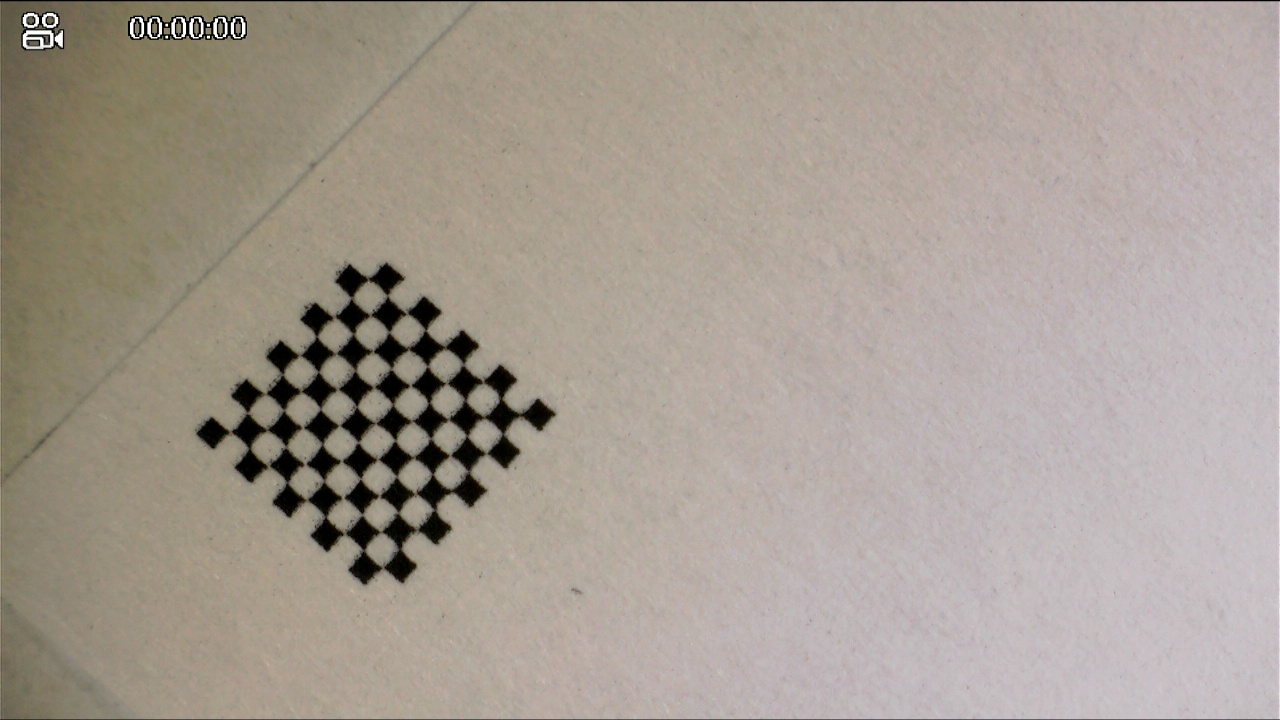
#> input picture calibration/captured_images/image_2.jpg, 1280 x 720 px; its folder holds only this picture in this run
$ python cameraCalibration.py
#> lines starting #> are read from the running program, lines starting #| are printed output that depends on the picture; after the words box and inside, x2 and y2 are one past the last pixel; in counts of white or black regions, pixels touching at a corner belong together; long printed decimals are rounded
import numpy as np
import cv2 as cv
import glob

# Chessboard size
chessBoardSize = (9, 9)  # Size of the chessboard
frameSize = (1280, 720)   # Size of the images

# Termination criteria
criteria = (cv.TERM_CRITERIA_EPS + cv.TERM_CRITERIA_MAX_ITER, 30, 0.001)

# Prepare object points like (0,0,0), (1,0,0), ..., (8,7,0)
objp = np.zeros((chessBoardSize[0] * chessBoardSize[1], 3), np.float32)
objp[:, :2] = np.mgrid[0:chessBoardSize[0], 0:chessBoardSize[1]].T.reshape(-1, 2)

# Arrays to store object points and image points from all images
objPoints = []  # 3D point in real world space
imgPoints = []  # 2D point in image space

# Read images from the captured_images folder
images = glob.glob('captured_images/*.jpg')

# Debug: Check if images are found
if not images:
    print("No images found in the 'captured_images' folder. Check the folder path and file extensions.")
else:
    print("Found {} images.".format(len(images)))

for image in images:
    print("Processing:", image)
    img = cv.imread(image)
#> img is the input picture: shape (720, 1280, 3); mean B, G, R 146.9, 156.7, 166.3
    if img is None:
        print("Failed to load image {}".format(image))
        continue
    gray = cv.cvtColor(img, cv.COLOR_BGR2GRAY)
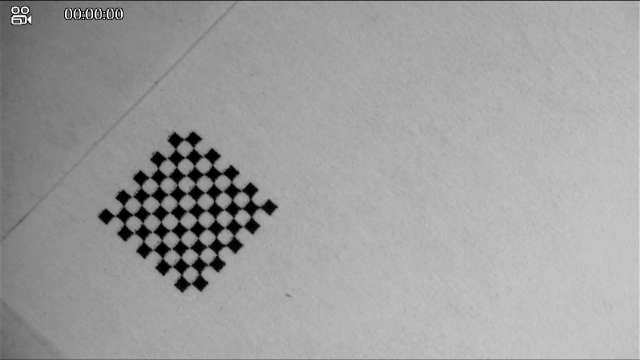
#> gray: shape (720, 1280) (shown at 1/2 size); min 0, max 255, mean 158.4
    # NEW: sharpening the image may gives more allowance for blurriness
    kernel = np.array([[0, -1, 0], [-1, 5, -1], [0, -1, 0]])
    sharpened = cv.filter2D(gray, -1, kernel)

    # Find the chessboard corners
    ret, corners = cv.findChessboardCorners(sharpened, chessBoardSize, None)
#> ret = True; corners = 81 rows, first 8: [368.3, 278.6], [387.4, 294.7], [407.6, 313.5], [425.6, 330.5], [445.1, 347.3], [461, 366], [483.5, 382.9], [501.5, 398]

    # If found, add object points and image points (after refining them)
    if ret:
        objPoints.append(objp)
        corners2 = cv.cornerSubPix(sharpened, corners, (11, 11), (-1, -1), criteria)
#> corners2 = 81 rows, first 8: [368.7, 279.7], [387.4, 296.5], [406, 313.2], [424.9, 330.1], [445.4, 346.8], [463.3, 363.9], [483.4, 381.5], [500.4, 399.2]
        imgPoints.append(corners2)

        # Draw and display the corners
        cv.drawChessboardCorners(img, chessBoardSize, corners2, ret)
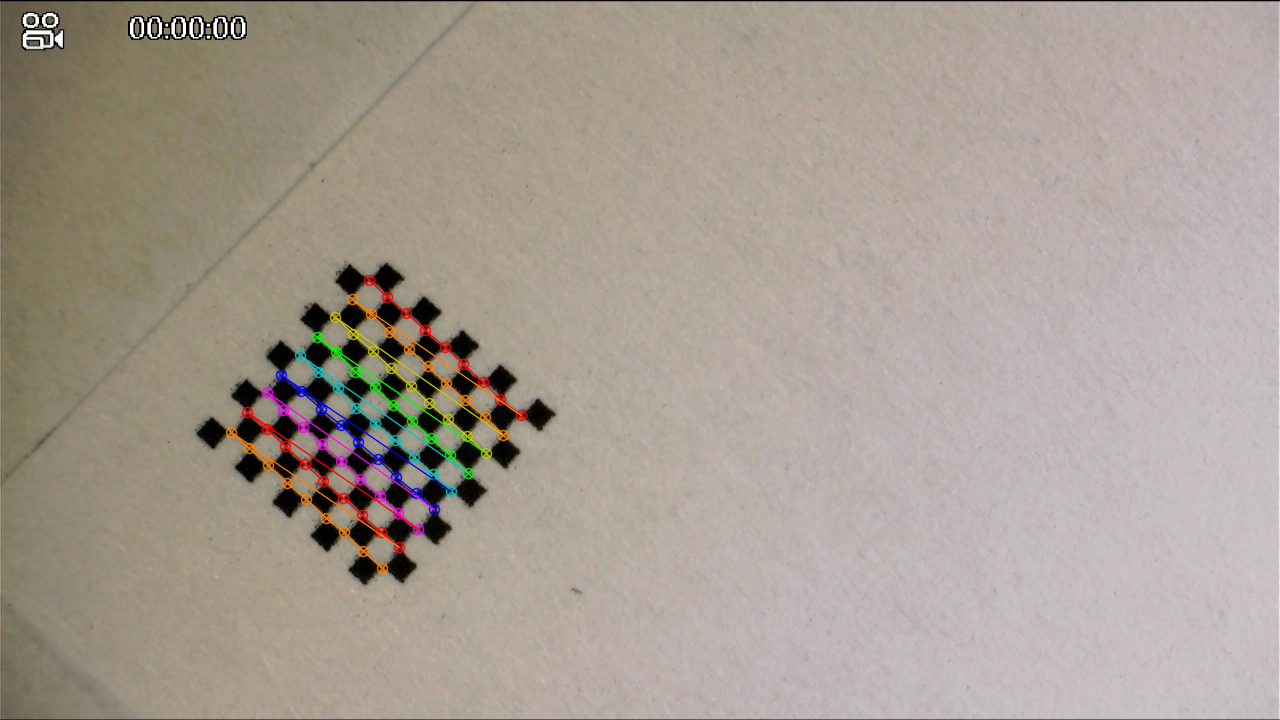
#> img: shape (720, 1280, 3); 1.57% of pixels changed, all inside (x1, y1, x2, y2) = (225, 274, 528, 575)
        cv.imshow('img', img)
        cv.waitKey(5000)
    else:
        print("Chessboard corners not found in image {}".format(image))

cv.destroyAllWindows()

# Check if we have enough points for calibration
if len(objPoints) == 0 or len(imgPoints) == 0:
    print("No valid points found for calibration. Please check your images and chessboard pattern.")
else:
    # Perform calibration
    ret, cameraMatrix, dist, rvecs, tvecs = cv.calibrateCamera(objPoints, imgPoints, frameSize, None, None)
#> ret = 0.837; cameraMatrix = [[6425.1, 0, 636.7], [0, 6569.3, 358.8], [0, 0, 1]]; dist = [[-4.91, 41.66, 0.0301, -0.255, 0.401]]; rvecs = ([-0.0736, 0.027, 0.732],); tvecs = ([-10.61, -3.13, 260.2],)

    print("Camera Calibrated:", ret)
#| Camera Calibrated: 0.8373
    print("\nCamera Matrix:\n", cameraMatrix)
#| Camera Matrix:
#|  [[6.42511417e+03 0.00000000e+00 6.36671952e+02]
#|  [0.00000000e+00 6.56930702e+03 3.58783773e+02]
#|  [0.00000000e+00 0.00000000e+00 1.00000000e+00]]
    print("\nDistortion Parameters:\n", dist)
#| Distortion Parameters:
#|  [[-4.91418604e+00  4.16595120e+01  3.00837569e-02 -2.54535372e-01
#|    4.01282754e-01]]
    print("\nRotation Vectors:\n", rvecs)
#| Rotation Vectors:
#|  (array([[-0.07362],
#|        [ 0.02699],
#|        [ 0.732]]),)
    print("\nTranslation Vectors:\n", tvecs)
#| Translation Vectors:
#|  (array([[-10.609 ],
#|        [ -3.126],
#|        [260.250]]),)

    ###################################### UNDISTORTION ##################################

    img = cv.imread('captured_images/image_1.jpg')  # Ensure this file exists in the folder
    if img is None:
        print("Failed to load image 'captured_images/image_1.jpg'")
    else:
        h, w = img.shape[:2]
        newCameraMatrix, roi = cv.getOptimalNewCameraMatrix(cameraMatrix, dist, (w, h), 1, (w, h))

        # Undistort
        dst = cv.undistort(img, cameraMatrix, dist, None, newCameraMatrix)
        # Crop the image
        x, y, w, h = roi
        dst = dst[y:y+h, x:x+w]
        cv.imwrite('caliResult1.jpg', dst)

        # Undistort with remapping
        mapx, mapy = cv.initUndistortRectifyMap(cameraMatrix, dist, None, newCameraMatrix, (w, h), 5)
        dst = cv.remap(img, mapx, mapy, cv.INTER_LINEAR)
        # Crop the image
        x, y, w, h = roi
        dst = dst[y:y+h, x:x+w]
        cv.imwrite('caliResult2.jpg', dst)

        # Reprojection Error
        mean_error = 0

        for i in range(len(objPoints)):
            imgPoints2, _ = cv.projectPoints(objPoints[i], rvecs[i], tvecs[i], cameraMatrix, dist)
            error = cv.norm(imgPoints[i], imgPoints2, cv.NORM_L2) / len(imgPoints2)
            mean_error += error

        print("\nTotal Error: {}".format(mean_error / len(objPoints)))
        print("\n\n\n")

$ run again, on calibration/captured_images/image_3.jpg
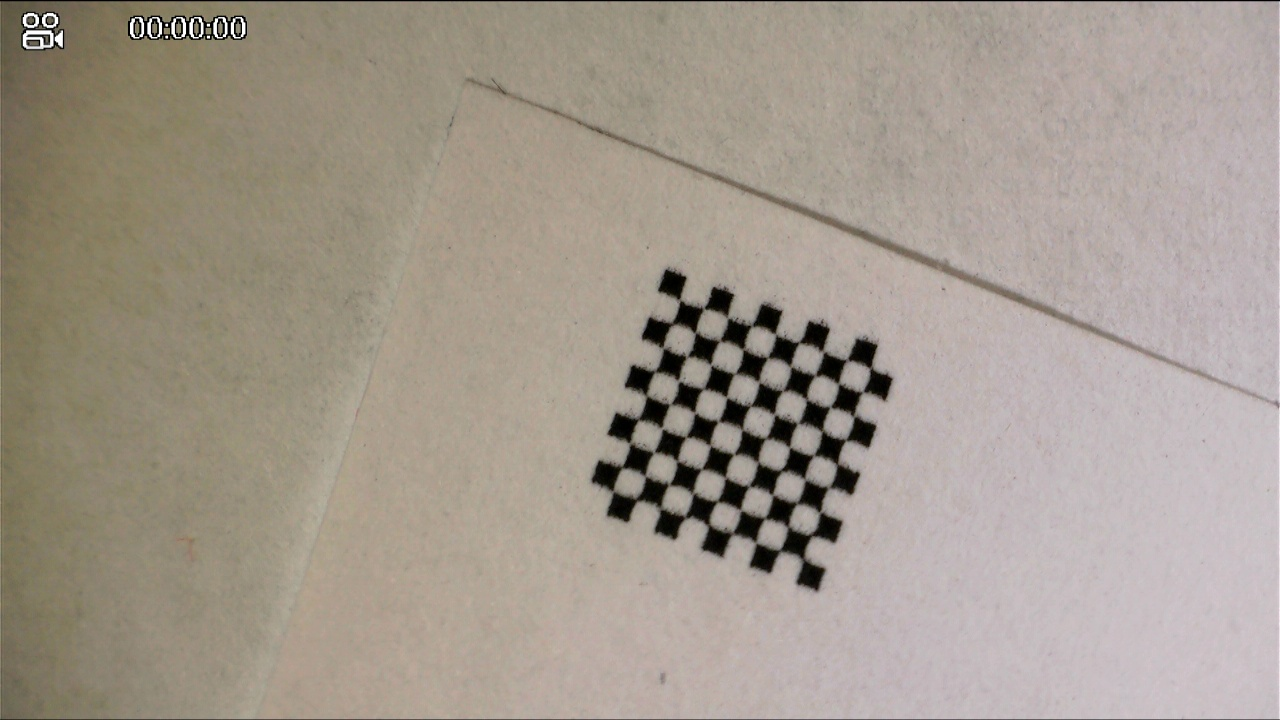
#> input picture calibration/captured_images/image_3.jpg, 1280 x 720 px
#> img is the input picture: shape (720, 1280, 3); mean B, G, R 142, 153.3, 163
#> `gray = cv.cvtColor(img, cv.COLOR_BGR2GRAY)`:
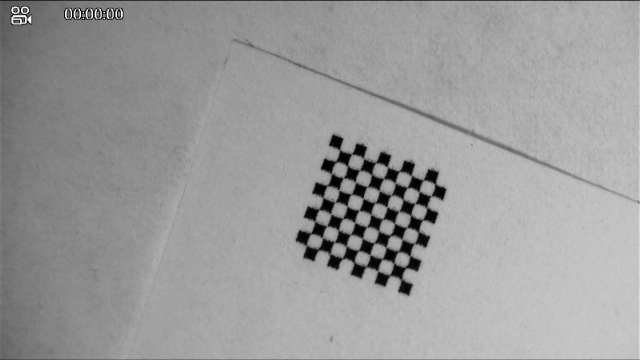
#> gray: shape (720, 1280) (shown at 1/2 size); min 0, max 255, mean 154.9
#> `ret, corners = cv.findChessboardCorners(sharpened, chessBoardSize, None)`: ret = True; corners = 81 rows, first 8: [679.3, 301.8], [704.3, 309], [727.2, 318], [752, 325.5], [775.2, 334.3], [797.7, 340.9], [822.9, 351.3], [844.4, 359.2]
#> corners2 = 81 rows, first 8: [679.7, 300.4], [703.6, 308.2], [730.2, 319.7], [749.8, 325.6], [776.5, 335.3], [798.3, 343.2], [822.5, 350.8], [846.6, 359.9]
#> `cv.drawChessboardCorners(img, chessBoardSize, corners2, ret)`:
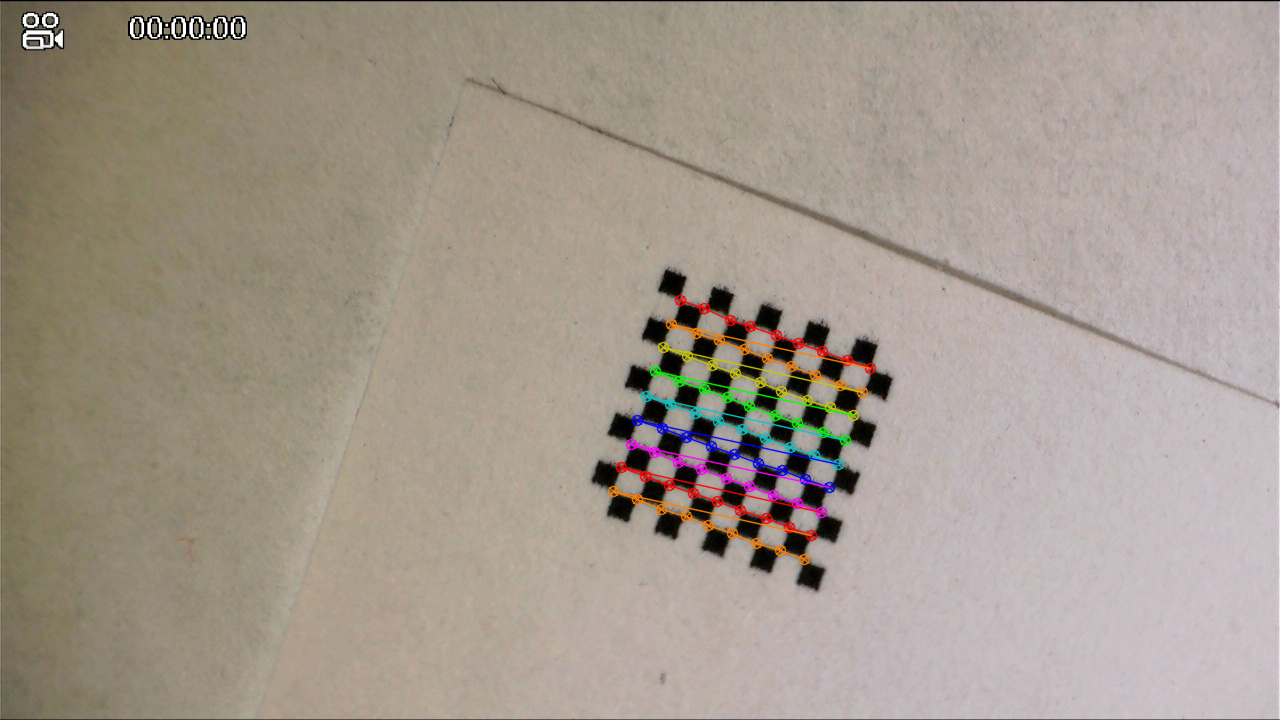
#> img: shape (720, 1280, 3); 1.72% of pixels changed, all inside (x1, y1, x2, y2) = (607, 294, 877, 566)
#> `ret, cameraMatrix, dist, rvecs, tvecs = cv.calibrateCamera(objPoints, ..`: ret = 0.925; cameraMatrix = [[8649.5, 0, 638.9], [0, 8436.7, 359.3], [0, 0, 1]]; dist = [[-19.6, 4999.9, 0.0961, 0.0192, 4.98]]; rvecs = ([0.0595, 0.224, 0.338],); tvecs = ([1.58, -2.33, 332.4],)
#| Camera Calibrated: 0.9253
#| Camera Matrix:
#|  [[8.64954614e+03 0.00000000e+00 6.38917582e+02]
#|  [0.00000000e+00 8.43674084e+03 3.59257815e+02]
#|  [0.00000000e+00 0.00000000e+00 1.00000000e+00]]
#| Distortion Parameters:
#|  [[-1.95970021e+01  4.99985227e+03  9.60775128e-02  1.92110710e-02
#|    4.98150856e+00]]
#| Rotation Vectors:
#|  (array([[0.05952],
#|        [0.2238  ],
#|        [0.3378]]),)
#| Translation Vectors:
#|  (array([[  1.582],
#|        [ -2.333 ],
#|        [332.396]]),)

$ run again, on calibration/captured_images/image_4.jpg
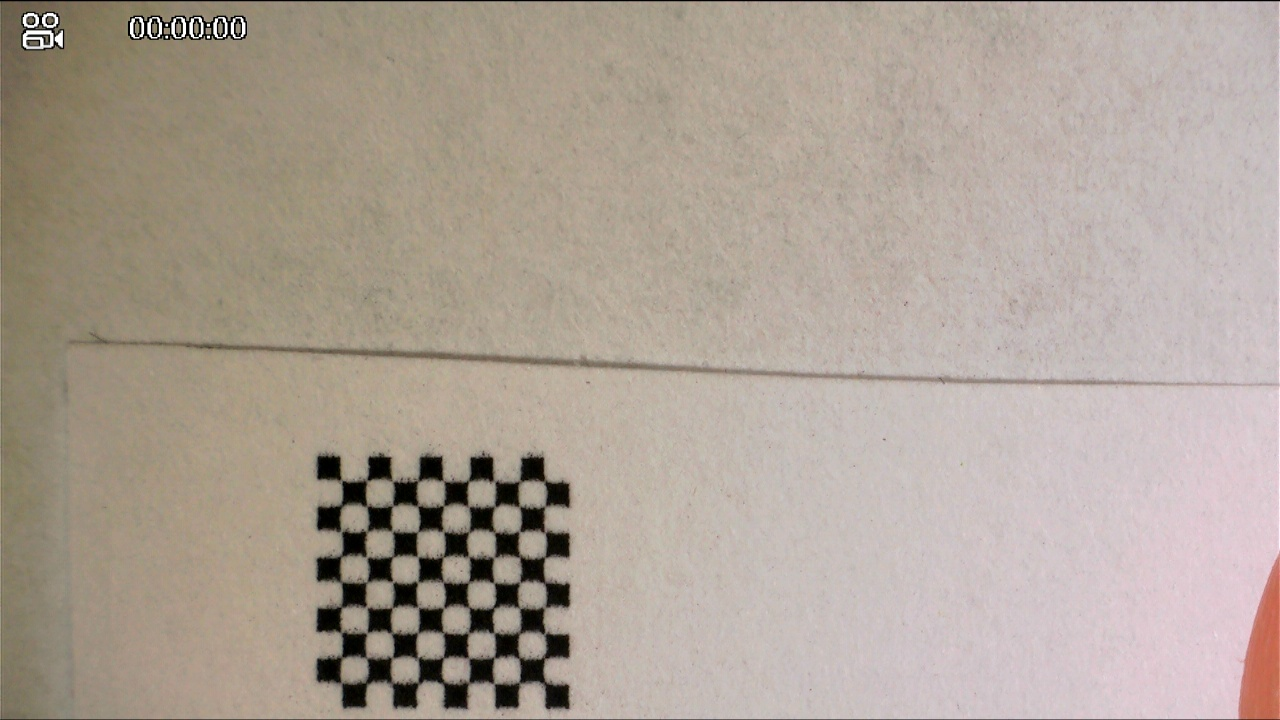
#> input picture calibration/captured_images/image_4.jpg, 1280 x 720 px
#> img is the input picture: shape (720, 1280, 3); mean B, G, R 150.8, 161.9, 173.7
#> `gray = cv.cvtColor(img, cv.COLOR_BGR2GRAY)`:
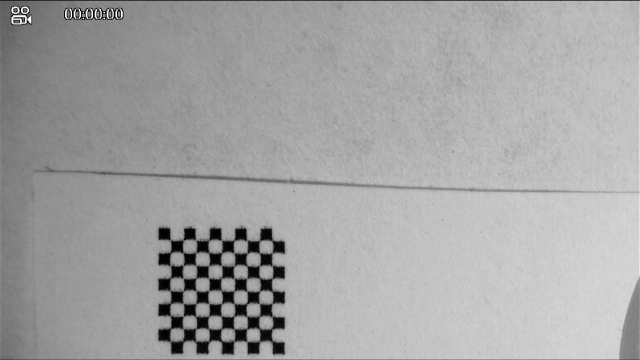
#> gray: shape (720, 1280) (shown at 1/2 size); min 0, max 255, mean 164.2
#> `ret, corners = cv.findChessboardCorners(sharpened, chessBoardSize, None)`: ret = True; corners = 81 rows, first 8: [342.4, 480.3], [365.8, 480.7], [392.6, 481.7], [417.8, 481.6], [443.2, 480.3], [468.3, 480.7], [495.2, 482.7], [518, 481]
#> corners2 = 81 rows, first 8: [341.4, 480.6], [366.4, 480.2], [394.4, 481.7], [416.8, 480.7], [444.5, 481.4], [468.3, 481.6], [493.6, 481.7], [519.4, 481.5]
#> `cv.drawChessboardCorners(img, chessBoardSize, corners2, ret)`:
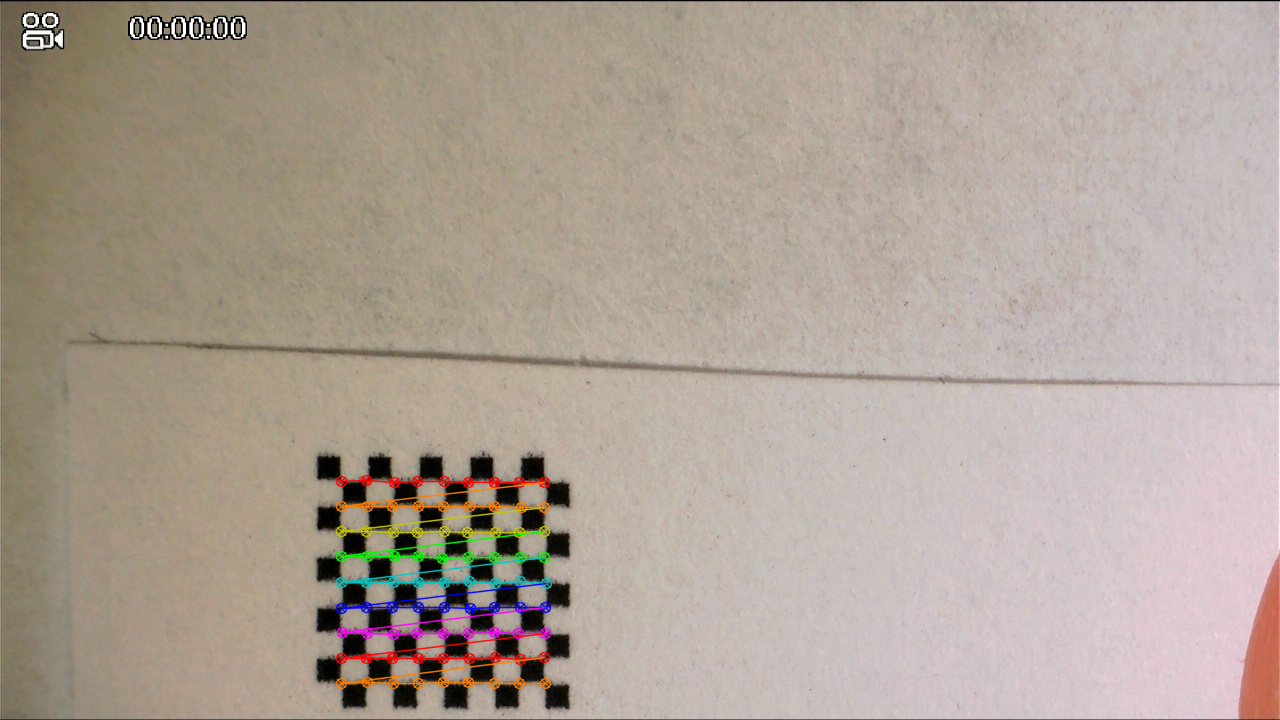
#> img: shape (720, 1280, 3); 1.76% of pixels changed, all inside (x1, y1, x2, y2) = (335, 474, 553, 690)
#> `ret, cameraMatrix, dist, rvecs, tvecs = cv.calibrateCamera(objPoints, ..`: ret = 0.873; cameraMatrix = [[22361.1, 0, 645], [0, 16760.5, 351.7], [0, 0, 1]]; dist = [[-102.2, -14106.2, 1.45, -1.01, -10.82]]; rvecs = ([-0.0829, -0.703, 0.00326],); tvecs = ([-9.16, 5.06, 702.3],)
#| Camera Calibrated: 0.8729
#| Camera Matrix:
#|  [[2.23611303e+04 0.00000000e+00 6.44977751e+02]
#|  [0.00000000e+00 1.67605433e+04 3.51706301e+02]
#|  [0.00000000e+00 0.00000000e+00 1.00000000e+00]]
#| Distortion Parameters:
#|  [[-1.02175744e+02 -1.41062145e+04  1.44509008e+00 -1.00883895e+00
#|   -1.08232344e+01]]
#| Rotation Vectors:
#|  (array([[-0.08289],
#|        [-0.7034],
#|        [ 0.00326]]),)
#| Translation Vectors:
#|  (array([[ -9.156],
#|        [  5.057],
#|        [702.251]]),)
